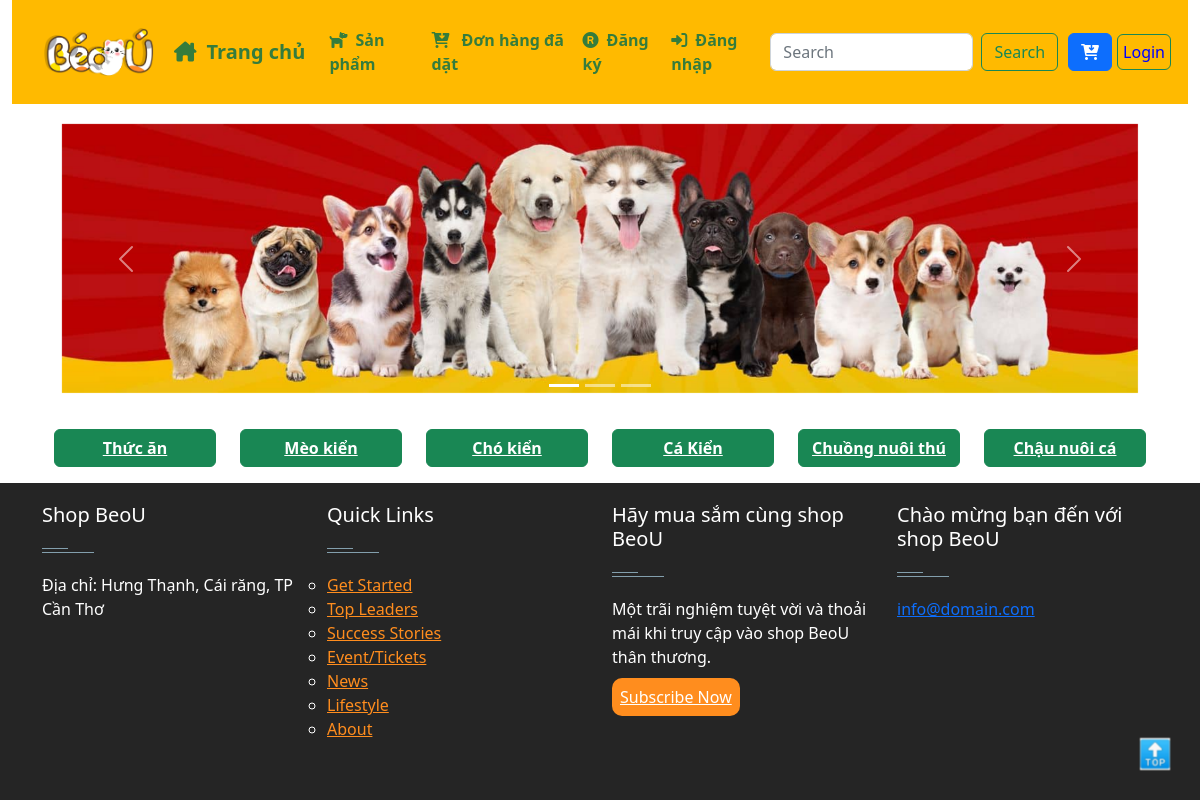
Page /timkiem.php on the committed database.
### tables this page shows
CREATE TABLE `tbl_category` (
  `catId` int(11) NOT NULL,
  `catName` varchar(255) NOT NULL
);

### classes/category.php (called while the page is built, shortened)
<?php
$filepath = realpath(dirname(__FILE__));
include_once($filepath . '/../lib/database.php');
?>
<?php
class category extends Database
{
    public function show_category_fontend()
    {
        $sql = "SELECT * FROM pet.tbl_category order by catId desc";
        $stmt = $this->connect()->query($sql);
        return $stmt;
    }
}
?>

### lib/database.php (called while the page is built)
<?php
class Database
{
  private $host = "localhost";
  private $username = "root";
  private $password = "";
  private $dbname = "pet";
  protected function connect()
  {
    $conn = 'mysql:host' . $this->host . ';dbname=' . $this->dbname . ';charset=utf8';
    $pdo = new PDO($conn, $this->username, $this->password);
    return $pdo;
  }
}

### timkiem.php (the view, shortened to what this page needs)
<?php
include_once 'inc/header.php';
include_once 'inc/slider.php';
?>
<div class="container">
  <div class="content">
    <div class="row mt-3 mb-3">
      <?php
      $getall_category = $cat->show_category_fontend();
      if ($getall_category) {
        while ($result_allcat = $getall_category->fetch()) {
      ?>
          <div class="col-2">
            <button style="width: 100% ; color: white; font-weight: bold;" type="button" class="btn btn-success">
              <a style="color:white;" href="productbycart.php?catid=<?php echo $result_allcat['catId'] ?>"><?php echo $result_allcat['catName'] ?></a>
            </button>
          </div>
      <?php
        }
      }
      ?>
    </div>
  </div>
</div>
<?php
include_once 'inc/footer.php';
?>

### style.css (style rules this page uses)
:root { --input-padding-x: 1.5rem; --input-padding-y: .75rem; }

### rows in the picture
tbl_category: catName "Thức ăn"
tbl_category: catName "Mèo kiển"
tbl_category: catName "Chó kiển"
tbl_category: catName "Cá Kiển"
tbl_category: catName "Chuồng nuôi thú"
tbl_category: catName "Chậu nuôi cá"
